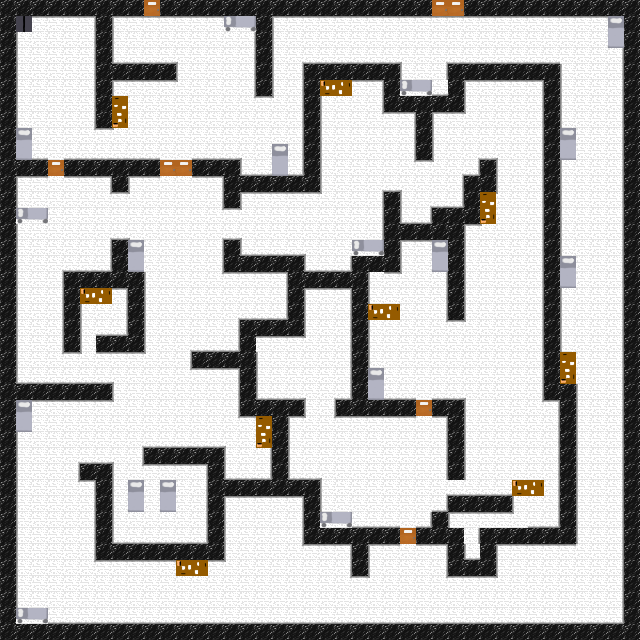

This game map was drawn from its Tiled (.tmx) file and the tilesets committed beside it. A one-line description and the trimmed map source follow:
An orthogonal 40x40 tile map with 16x16 px tiles, 2 tile layers (background, blocktile) and 10 objects (8x item, player, end).

<map version="1.0" orientation="orthogonal" renderorder="right-down" width="40" height="40" tilewidth="16" tileheight="16" nextobjectid="11">
 <tileset firstgid="1" name="hospitla-tileset" tilewidth="16" tileheight="16">
  <image source="hospitla-tileset.png" trans="000000" width="144" height="300" />
 </tileset>
 <layer name="background" width="40" height="40">
  <data>[1600 cells, 1600 non-empty, 13 distinct tile ids]</data>
 </layer>
 <layer name="blocktile" width="40" height="40">
  <data>[1600 cells, 462 non-empty, 11 distinct tile ids]</data>
 </layer>
 <objectgroup name="blood bags">
  <object id="1" name="bloodbag" type="item" gid="33" x="432.667" y="96.3333">
   <properties>
    <property name="sprite" value="bloodbad" />
    <property name="type" value="item" />
   </properties>
  </object>
  <object id="2" name="bloodbag" type="item" gid="33" x="448" y="208.667">
   <properties>
    <property name="sprite" value="bloodbad" />
    <property name="type" value="item" />
   </properties>
  </object>
  <object id="3" name="bloodbag" type="item" gid="33" x="368" y="288">
   <properties>
    <property name="sprite" value="bloodbad" />
    <property name="type" value="item" />
   </properties>
  </object>
  <object id="4" name="bloodbag" type="item" gid="33" x="335.667" y="304.667">
   <properties>
    <property name="sprite" value="bloodbad" />
    <property name="type" value="item" />
   </properties>
  </object>
  <object id="5" name="bloodbag" type="item" gid="33" x="112" y="320.333">
   <properties>
    <property name="sprite" value="bloodbad" />
    <property name="type" value="item" />
   </properties>
  </object>
  <object id="6" name="bloodbag" type="item" gid="33" x="464" y="560.333">
   <properties>
    <property name="sprite" value="bloodbad" />
    <property name="type" value="item" />
   </properties>
  </object>
  <object id="7" name="bloodbag" type="item" gid="33" x="544" y="560">
   <properties>
    <property name="sprite" value="bloodbad" />
    <property name="type" value="item" />
   </properties>
  </object>
  <object id="8" name="bloodbag" type="item" gid="33" x="175.667" y="544.333">
   <properties>
    <property name="sprite" value="bloodbad" />
    <property name="type" value="item" />
   </properties>
  </object>
 </objectgroup>
 <objectgroup name="cooler">
  <object id="10" name="cooler" type="player" gid="24" x="32" y="32">
   <properties>
    <property name="sprite" value="cooler" />
    <property name="tpye" value="player" />
   </properties>
  </object>
 </objectgroup>
 <objectgroup name="end">
  <object id="9" name="end" type="end" gid="23" x="256" y="352.333">
   <properties>
    <property name="sprite" value="elevator" />
    <property name="tpye" value="end" />
   </properties>
  </object>
 </objectgroup>
</map>